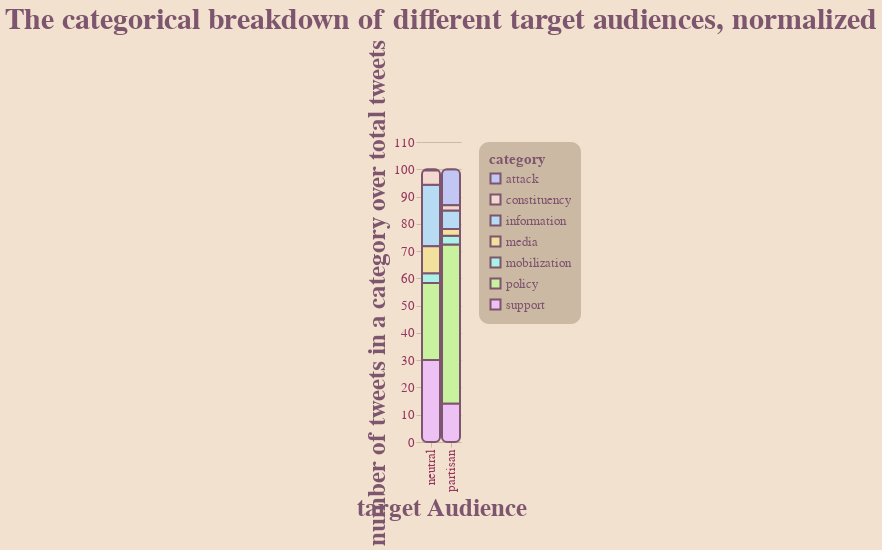

Notebook cell for this chart:
### Markdown cell above
---
### **ITERATION 2**
---

The next iteration of these visualizations display a similar set of data, however, instead of displaying the number of tweets for each category, it looks at that number as a percentage of the total number of tweets in that target audience. Which despite being a mouthful, creates a **great lack of clarity** in two important ways

2.	Because the data the graph is conveying is now a percent, viewers must first understand that it is indeed a percent, instead of naturally assuming the values are directly the number of tweets in a category. Furthermore, they must also understand what both the part and whole are before they can understand what they are reading! **oh-ho! how terrible and tragic!**


3. The labels now must try to explain this complex relationship, so they have become longer  and so *so* much worse. **:)**

---
##### **VIS 1**

Transforming the data is most impactful for this visualization because of its ability to convey the total number of tweets in a target audience by the total height of a bar. However, by making all the internal categories percentages of the whole, they add up to 100%, instead of the total number of tweets. So, it now *appears* as if the number of tweets in the neutral and partisan audiences are equal, which is **certainly not the case**

### Code cell
equal = chart.mark_bar().encode(
    alt.X( "bias-trun", title="target Audience" ),
    alt.Y( "perc:Q", title="number of tweets in a category over total tweets"),
    alt.Color( "category" )
).properties(
    title="The categorical breakdown of different target audiences, normalized"
)

apply_all(equal, prim_pallet)

### Figure 1 — Vega-Lite specification as saved in the notebook (floating-point values rounded to 4 significant figures)
{"config": {"view": {"continuousWidth": 400, "continuousHeight": 300, "strokeWidth": 0}, "axis": {"domainColor": "#FFFFFF00", "gridColor": "#CCB9A3", "labelColor": "#94345C", "labelFontSize": 13, "tickColor": "#CCB9A3", "titleColor": "#7D556E", "titleFontSize": 25}, "background": "#F2E1CE", "bar": {"cornerRadius": 5}, "font": "DINCondensed-Bold", "legend": {"cornerRadius": 10, "fillColor": "#CCB9A3", "labelColor": "#7D556E", "labelFontSize": 13, "padding": 10, "titleColor": "#7D556E", "titleFontSize": 15}, "mark": {"cornerRadius": 5, "stroke": "#7D556E", "strokeWidth": 2}, "range": {"category": ["#C2C6F2", "#F2D8CE", "#B6DBF2", "#F2E09D", "#AAF2E7", "#C8F29D", "#EDC1F3"], "heatmap": ["#C2C6F2", "#F2D8CE", "#B6DBF2", "#F2E09D", "#AAF2E7", "#C8F29D", "#EDC1F3"]}, "title": {"color": "#7D556E", "fontSize": 30}}, "data": {"name": "data-b18f56463b49e574ace535444f5bfcab"}, "mark": "bar", "encoding": {"color": {"field": "category", "type": "nominal"}, "x": {"field": "bias-trun", "title": "target Audience", "type": "nominal"}, "y": {"field": "perc", "title": "number of tweets in a category over total tweets", "type": "quantitative"}}, "title": "The categorical breakdown of different target audiences, normalized", "$schema": "https://vega.github.io/schema/vega-lite/v4.17.0.json", "datasets": {"data-b18f56463b49e574ace535444f5bfcab": [{"bias-trun": "partisan", "category": "policy", "value": 706, "perc": 58.35, "invert": 0.001416, "invert-perc": 1.105, "Unnamed: 6": null, "Unnamed: 7": null, "Unnamed: 8": null, "Unnamed: 9": null}, {"bias-trun": "partisan", "category": "attack", "value": 160, "perc": 13.22, "invert": 0.00625, "invert-perc": 4.875, "Unnamed: 6": null, "Unnamed: 7": null, "Unnamed: 8": null, "Unnamed: 9": null}, {"bias-trun": "partisan", "category": "information", "value": 82, "perc": 6.777, "invert": 0.0122, "invert-perc": 9.513, "Unnamed: 6": null, "Unnamed: 7": null, "Unnamed: 8": "total=", "Unnamed: 9": 5000.0}, {"bias-trun": "partisan", "category": "mobilization", "value": 39, "perc": 3.223, "invert": 0.02564, "invert-perc": 20.0, "Unnamed: 6": null, "Unnamed: 7": null, "Unnamed: 8": "partisan total=", "Unnamed: 9": 1210.0}, {"bias-trun": "partisan", "category": "support", "value": 170, "perc": 14.05, "invert": 0.005882, "invert-perc": 4.589, "Unnamed: 6": null, "Unnamed: 7": null, "Unnamed: 8": "neutral total=", "Unnamed: 9": 2499.0}, {"bias-trun": "partisan", "category": "constituency", "value": 23, "perc": 1.901, "invert": 0.04348, "invert-perc": 33.92, "Unnamed: 6": null, "Unnamed: 7": null, "Unnamed: 8": null, "Unnamed: 9": null}, {"bias-trun": "partisan", "category": "media", "value": 30, "perc": 2.479, "invert": 0.03333, "invert-perc": 26.0, "Unnamed: 6": null, "Unnamed: 7": null, "Unnamed: 8": "total-inv", "Unnamed: 9": 0.239}, {"bias-trun": "neutral", "category": "policy", "value": 705, "perc": 28.21, "invert": 0.001418, "invert-perc": 1.281, "Unnamed: 6": null, "Unnamed: 7": null, "Unnamed: 8": "partisan inv", "Unnamed: 9": 0.1282}, {"bias-trun": "neutral", "category": "attack", "value": 12, "perc": 0.4802, "invert": 0.08333, "invert-perc": 75.23, "Unnamed: 6": null, "Unnamed: 7": null, "Unnamed: 8": "neutral inv", "Unnamed: 9": 0.1108}, {"bias-trun": "neutral", "category": "information", "value": 565, "perc": 22.61, "invert": 0.00177, "invert-perc": 1.598, "Unnamed: 6": null, "Unnamed: 7": null, "Unnamed: 8": null, "Unnamed: 9": null}, {"bias-trun": "neutral", "category": "mobilization", "value": 90, "perc": 3.601, "invert": 0.01111, "invert-perc": 10.03, "Unnamed: 6": null, "Unnamed: 7": null, "Unnamed: 8": null, "Unnamed: 9": null}, {"bias-trun": "neutral", "category": "support", "value": 751, "perc": 30.05, "invert": 0.001332, "invert-perc": 1.202, "Unnamed: 6": null, "Unnamed: 7": null, "Unnamed: 8": null, "Unnamed: 9": null}, {"bias-trun": "neutral", "category": "constituency", "value": 129, "perc": 5.162, "invert": 0.007752, "invert-perc": 6.999, "Unnamed: 6": null, "Unnamed: 7": null, "Unnamed: 8": null, "Unnamed: 9": null}, {"bias-trun": "neutral", "category": "media", "value": 247, "perc": 9.884, "invert": 0.004049, "invert-perc": 3.655, "Unnamed: 6": null, "Unnamed: 7": null, "Unnamed: 8": null, "Unnamed: 9": null}]}}
